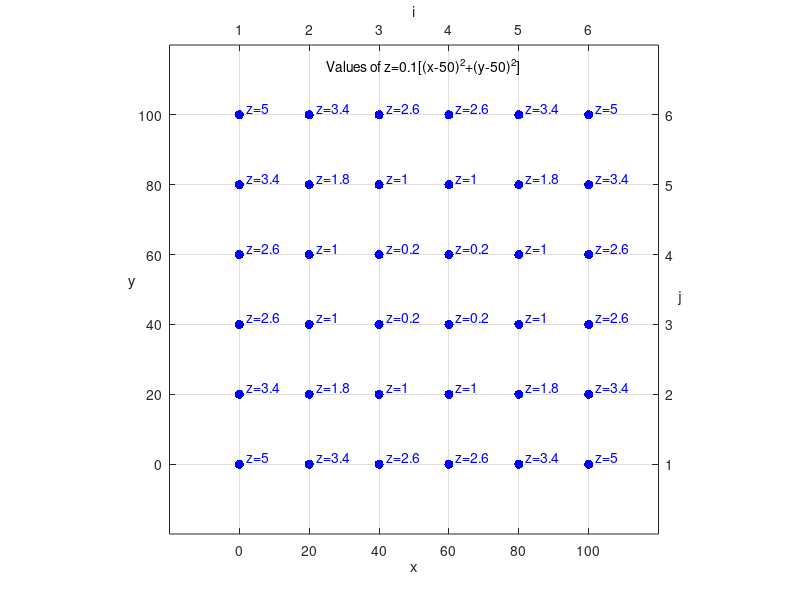
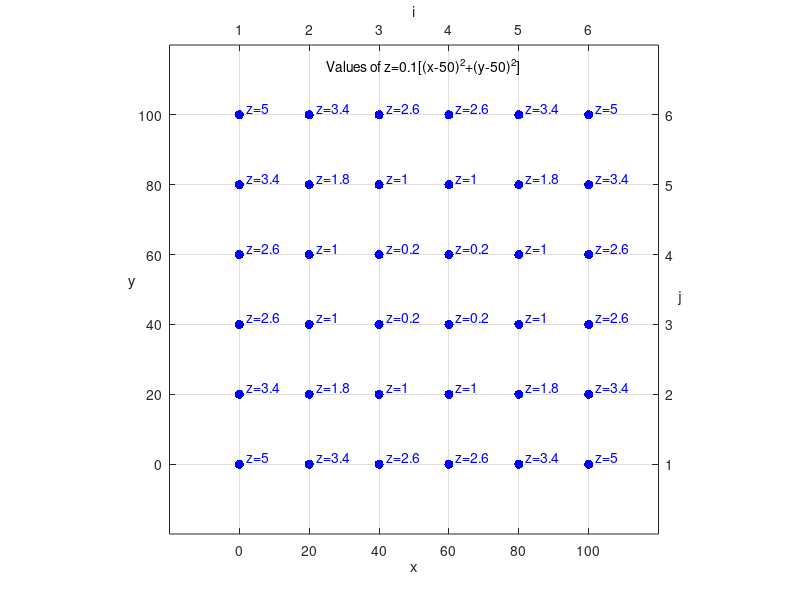
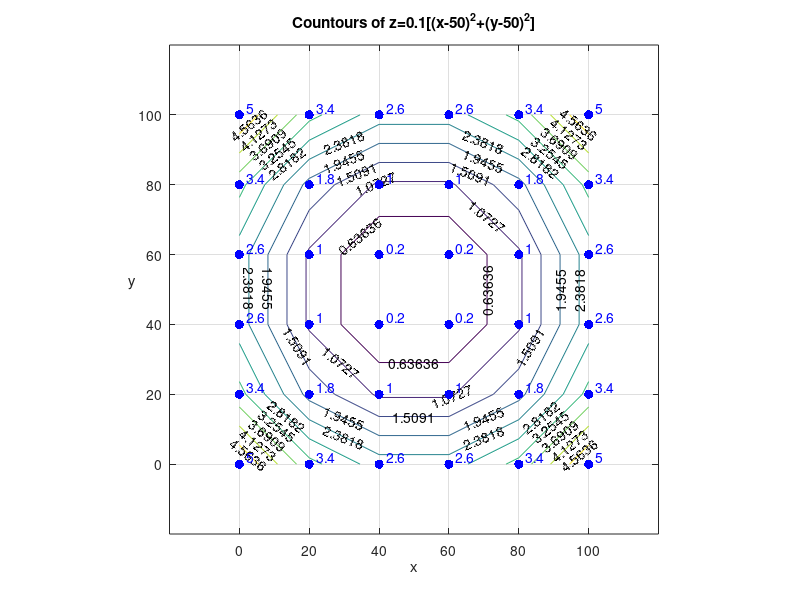
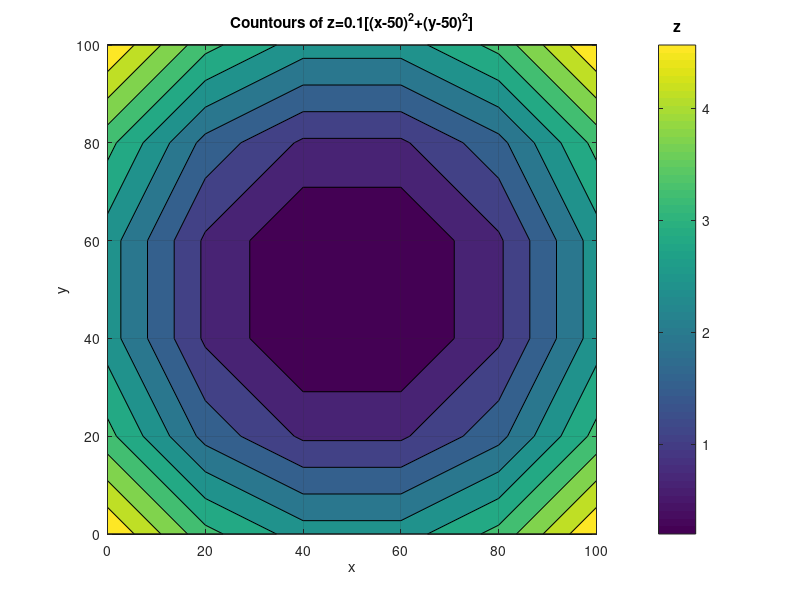

The MATLAB source for these figures, in order:
clear;
x = [0:20:100];
y = [0:20:100];

for i = 1:length(x)
    for j = 1:length(y)
        z(i,j) = (x(i)-50)^2 + (y(j)-50)^2;
    end
end
z = z/1000;

figure(1);clf;
axis([-20 120 -20 120]); % Set axis wider than default
hold on;
for i = 1:length(x)
    for j = 1:length(y)
        plot(x(i),y(j),'b.','MarkerSize',20);
        text(2+x(i),2+y(j),['z=',num2str(z(i,j))],'Color','blue');
    end
end

ylabel(gca, 'y','Rotation',0);
xlabel(gca,'x');
axis square
set(gca,'XTick',[0:20:100])
set(gca,'YTick',[0:20:100])
grid on;

text(25,114,'Values of z=0.1[(x-50)^2+(y-50)^2]')

showlines = false;
if (showlines)
% Draw contour lines for z = 1.
for i = 2:length(x)-1
    for j = 2:length(y)-1
        if (z(i,j) == 1)
            fprintf('z(%d,%d) = 1 (x=%d,y=%d)\n',i,j,x(i),y(j));
            if (z(i-1,j) == 1) % Left
                fprintf('   Left: z(%d,%d) = 1 (x=%d,y=%d)\n',i-1,j,x(i-1),y(j));
                plot([x(i),x(i-1)],[y(j),y(j)]); % Draw line that connects.
            end
        end
    end
end
end

% Add index axes.
% Based on technique from http://stackoverflow.com/questions/19569134/overlaying-two-axes-in-a-matlab-plot
% Create a new axes in the same position as the first one, overlaid on top
h2 = axes('position', get(gca, 'position')); 
% Put the new axes' y labels on the right, set the x limits the same as the
% original axes', and make the background transparent
set(h2, 'YAxisLocation', 'right', 'YLim',[0,length(y)+1],'Xlim', [0,length(x)+1], 'Color', 'none'); 
ylabel(h2, 'j','Rotation',0);
xlabel(h2, 'i');
set(h2,'XTick',[1:length(x)])
set(h2,'YTick',[1:length(y)])
set(h2, 'XAxisLocation', 'top');
axis square;
hold on;


if (showlines)
    print -dpng contour_algorithm_basics_w_lines.png
    print -depsc contour_algorithm_basics_w_lines.eps
else
    print -dpng contour_algorithm_basics.png
    print -depsc contour_algorithm_basics.eps    
end
%!display contour_algorithm_basics.png &


figure(2);clf;
[c,h] = contour(x,y,z);
clabel(c,h);
xlabel('x');
ylabel('y','rotation',0);
title('Countours of z=0.1[(x-50)^2+(y-50)^2]')
grid on;
axis square;
hold on;
axis square
set(gca,'XTick',[0:20:100])
set(gca,'YTick',[0:20:100])
grid on;

axis([-20 120 -20 120]); % Set axis wider than default

for i = 1:length(x)
    for j = 1:length(y)
        plot(x(i),y(j),'b.','MarkerSize',20);
        text(2+x(i),2+y(j),num2str(z(i,j)),'Color','Blue');
    end
end

figure(3);clf;
contourf(x,y,z);
ch = colorbar;
th = get(ch,'Title');
set(th,'String','z');
xlabel('x');
ylabel('y');
title('Countours of z=0.1[(x-50)^2+(y-50)^2]')
grid on;
axis square;


